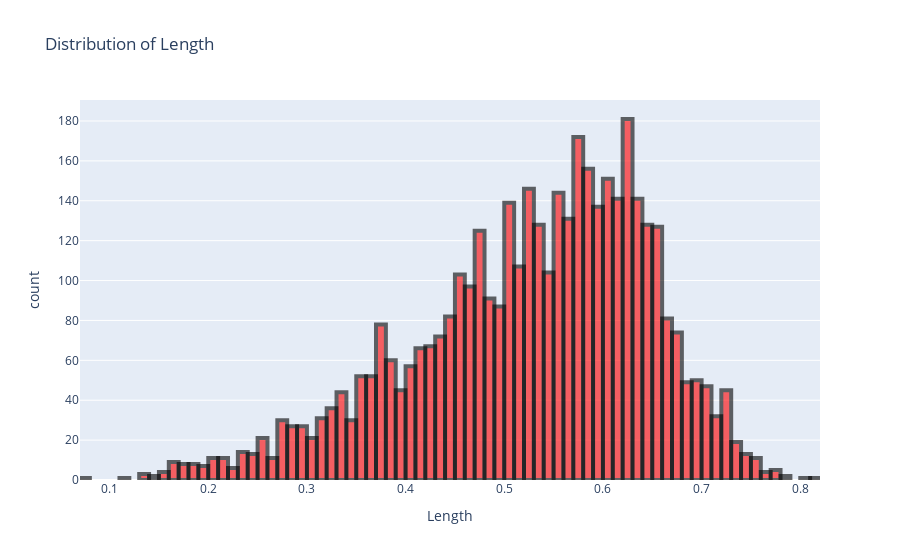
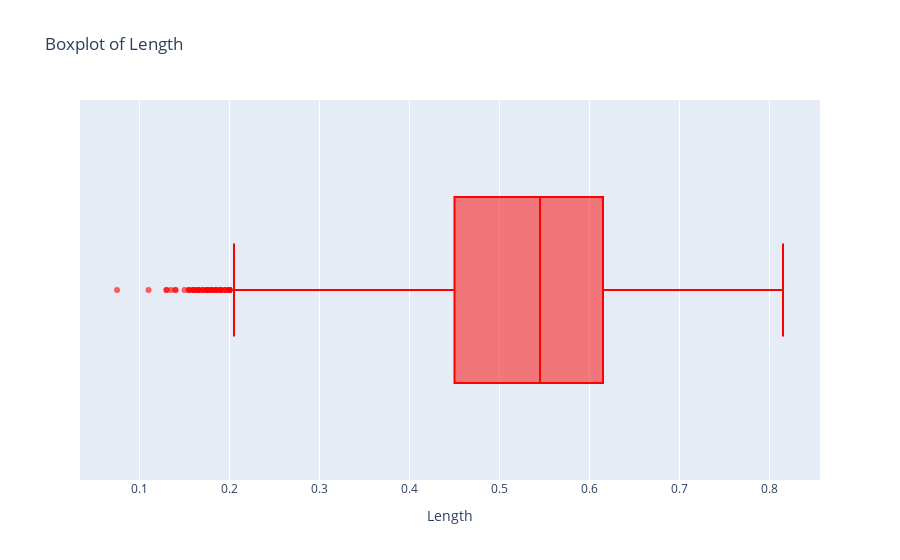

The notebook cell these images were saved under, in order:
### Code cell
plt.figure(figsize=(20, 10))
fig = px.histogram(data_frame=abalone, x="Length", title="Distribution of Length")
fig.update_traces(marker={"color": "red", "opacity": 0.6, "line": {"width": 4, "color": "black"}})
fig.show()

plt.figure(figsize=(20, 10))
fig = px.box(data_frame=abalone, x="Length", title="Boxplot of Length")
fig.update_traces(marker={"color": "red", "opacity": 0.6})
fig.show()

### Figure 1 — Plotly figure (JSON) as saved in the notebook; plotly's stock layout.template omitted (floating-point values rounded to 4 significant figures; data arrays with more than 128 entries replaced by an {"elided": "..."} marker saying what was removed)
{"data": [{"alignmentgroup": "True", "bingroup": "x", "hovertemplate": "Length=%{x}<br>count=%{y}<extra></extra>", "legendgroup": "", "marker": {"color": "red", "line": {"color": "black", "width": 4}, "opacity": 0.6, "pattern": {"shape": ""}}, "name": "", "offsetgroup": "", "orientation": "v", "showlegend": false, "type": "histogram", "x": {"elided": "4177 float values"}, "xaxis": "x", "yaxis": "y"}], "layout": {"barmode": "relative", "legend": {"tracegroupgap": 0}, "title": {"text": "Distribution of Length"}, "xaxis": {"anchor": "y", "domain": [0, 1], "title": {"text": "Length"}}, "yaxis": {"anchor": "x", "domain": [0, 1], "title": {"text": "count"}}}}

### Figure 2 — Plotly figure (JSON) as saved in the notebook; plotly's stock layout.template omitted (floating-point values rounded to 4 significant figures; data arrays with more than 128 entries replaced by an {"elided": "..."} marker saying what was removed)
{"data": [{"alignmentgroup": "True", "hovertemplate": "Length=%{x}<extra></extra>", "legendgroup": "", "marker": {"color": "red", "opacity": 0.6}, "name": "", "notched": false, "offsetgroup": "", "orientation": "h", "showlegend": false, "type": "box", "x": {"elided": "4177 float values"}, "x0": " ", "xaxis": "x", "y0": " ", "yaxis": "y"}], "layout": {"boxmode": "group", "legend": {"tracegroupgap": 0}, "title": {"text": "Boxplot of Length"}, "xaxis": {"anchor": "y", "domain": [0, 1], "title": {"text": "Length"}}, "yaxis": {"anchor": "x", "domain": [0, 1]}}}
